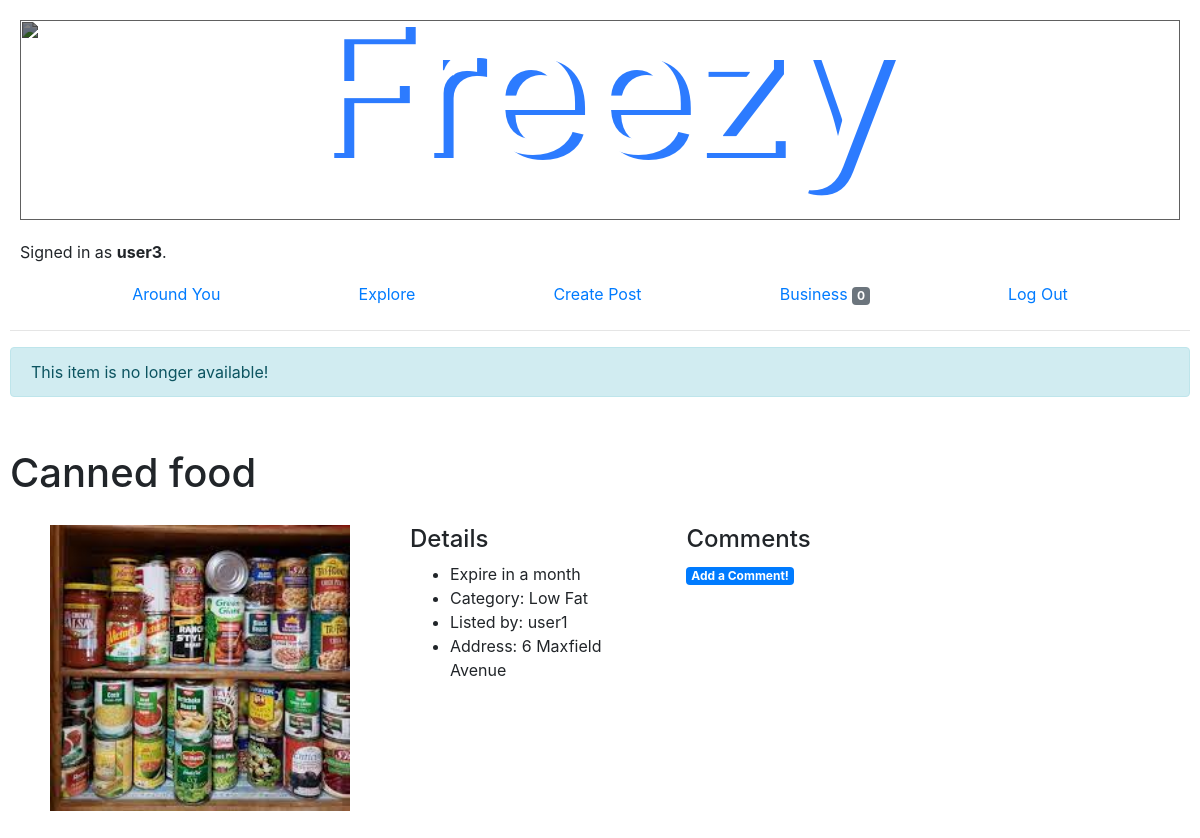
The app's page /listing/1 (signed in) with its own data.
### auctions/models.py (models this page shows, shortened)
class User(AbstractUser):
    location = models.CharField(max_length=255, default = "")

class Listing(models.Model):
    item = models.CharField(max_length=64)
    description = models.CharField(max_length=255, blank=True)
    category = models.CharField(max_length=1000, choices=CATEGORIES, default=CATEGORIES[5][1])
    time = models.DateTimeField(auto_now_add=True, blank=True)
    closed = models.BooleanField(default=False)
    address = models.CharField(max_length=1000, default="")
    owner = models.ForeignKey(User, on_delete=models.CASCADE, related_name="owners")
    bids = models.ManyToManyField(Bid, blank=True, related_name="bids")
    comments = models.ManyToManyField(Comment, blank=True, related_name="comments")
    image = models.ImageField(null=True, blank=True)

### auctions/views.py (the view)
# urls.py: path("listing/<int:listing_id>", views.show_listing, name="listing"),
@login_required
def show_listing(request, listing_id):
    listing = Listing.objects.get(pk=listing_id)
    if request.method == "POST":
        user = User.objects.get(username=request.user)
        if request.POST.get("button") == "watchlist":
            if not user.watchlist.filter(listing= listing):
                watchlist = watchlist()
                watchlist.user = user
                watchlist.listing = listing
                watchlist.save()
            else:
                user.watchlist.filter(listing=listing).delete()
            return HttpResponseRedirect(reverse('listing', args=(listing.id,)))
        if not listing.closed:
            if request.POST.get("button") == "Close":
                listing.closed = True
                listing.save()
            else:
                price = float(request.POST["price"])
                bids = listing.bids.all()
                if user.username != listing.owner.username: # only let those who dont own the listing be able to bid
                    if price <= listing.price:
                        return render(request, "auctions/listing.html", {
                            "listing": listing,
                            "form": BidForm(),
                            "message": "Error! Invalid bid amount!"
                        })
                    form = BidForm(request.POST)
                    if form.is_valid():
                        bid = form.save(commit=False)
                        bid.user = user
                        bid.save()
                        listing.bids.add(bid)
                        listing.price = price
                        listing.save()
                    else:
                        return render(request, 'auctions/listing.html', {
                            "form": form
                        })
        return HttpResponseRedirect(reverse('listing', args=(listing.id,)))
    else:
        return render(request, "auctions/listing.html", {
            "listing": listing,
            "form": BidForm(),
            "message": ""
        })

### auctions/templates/auctions/listing.html (shortened to what this page needs)
{% extends 'auctions/layout.html' %}
{% block body %}
  {% if listing.closed %}
    <div class="alert alert-info" role="alert">
      This item is no longer available!
    </div>
  {% endif %}
  <div>
  </div>
  <h1>{{ listing.item }}</h1>
  <div style = "display: flex; flex-direction: row;">
      <div style="padding-inline: 30px;">
        <img src="{{ listing.image.url }}" alt="image" style="width: 300px; height: auto">
      </div>
      <div style="padding-inline: 30px;">
      <h4>Details</h4>
      <ul>
        <li>{{ listing.description }}</li>
        <li>Category: {{listing.category}}</li>
        <li>Listed by: {{ listing.owner }}</li>
        <li>Address: {{listing.address}}</li>
      </ul>
      </div>
    <div style="width: 600px; padding-inline:30px;">
      <h4>Comments</h4>
      <a href="{% url 'comment' listing.id %}"><span class="badge badge-primary">Add a Comment!</span></a>
    </div>
  </div>
{% endblock %}

### auctions/templates/auctions/layout.html (shortened to what this page needs)
{% load static %}
<!DOCTYPE html>
<html lang="en">
    <head>
        <link rel="stylesheet" href="https://stackpath.bootstrapcdn.com/bootstrap/4.4.1/css/bootstrap.min.css">
        <link href="{% static 'auctions/styles.css' %}" rel="stylesheet">
    </head>
    <body>
        <div style = "display: flex ; justify-content: center" >
            <img class= "header_background" src="https://www.dlhcorp.com/wp-content/uploads/2021/04/Child-Abuse-Prevention-Month-Landing.jpg" alt="">
        </div>
        <h2 class = "title">Freezy</h1>
        <div>
            {% if user.is_authenticated %}
                Signed in as <strong>{{ user.username }}</strong>.
            {% else %}
                Not signed in.
            {% endif %}
        </div>
        <ul class="nav" style = "justify-content: space-evenly;">
            {% if user.is_authenticated %}
                <li class="nav-item">
                    <a class="nav-link" href="{% url 'index' %}">Around You</a>
                </li>
                <li class="nav-item">
                    <a class="nav-link" href="{% url 'categories' %}">Explore</a>
                </li>
                <li class="nav-item">
                    <a class="nav-link" href="{% url 'create' %}">Create Post</a>
                </li>
                <li class="nav-item">
                    <a class="nav-link" href="{% url 'watchlist' %}">Business <span class="badge badge-secondary">{{ user.watchlist.count }}</span></a>
                </li>
                <li class="nav-item">
                    <a class="nav-link" href="{% url 'logout' %}">Log Out</a>
                </li>
            {% endif %}
        </ul>
        <hr>
        {% block body %}
        {% endblock %}
    </body>
</html>

### auctions/static/auctions/styles.css (style rules this page uses)
body { padding: 10px; }
div { padding: 10px; }

### auctions/templates/auctions/layout.html (style rules this page uses)
.header_background { z-index: -1; width: 100%; height: 200px; object-fit: cover; overflow: hidden; filter: brightness(0.5); }
.title { color: #ffffff; position: absolute; top: 10.5%; left: 50%; transform: translate(-50%, -50%); font-size: 180px; text-shadow: 10px 5px #2c7bff; }

### records on screen
User: username "user3", watchlist.count "0"
Listing: item "Canned food", image (picture), description "Expire in a month", category "Low Fat", owner "user1", address "6 Maxfield Avenue"
